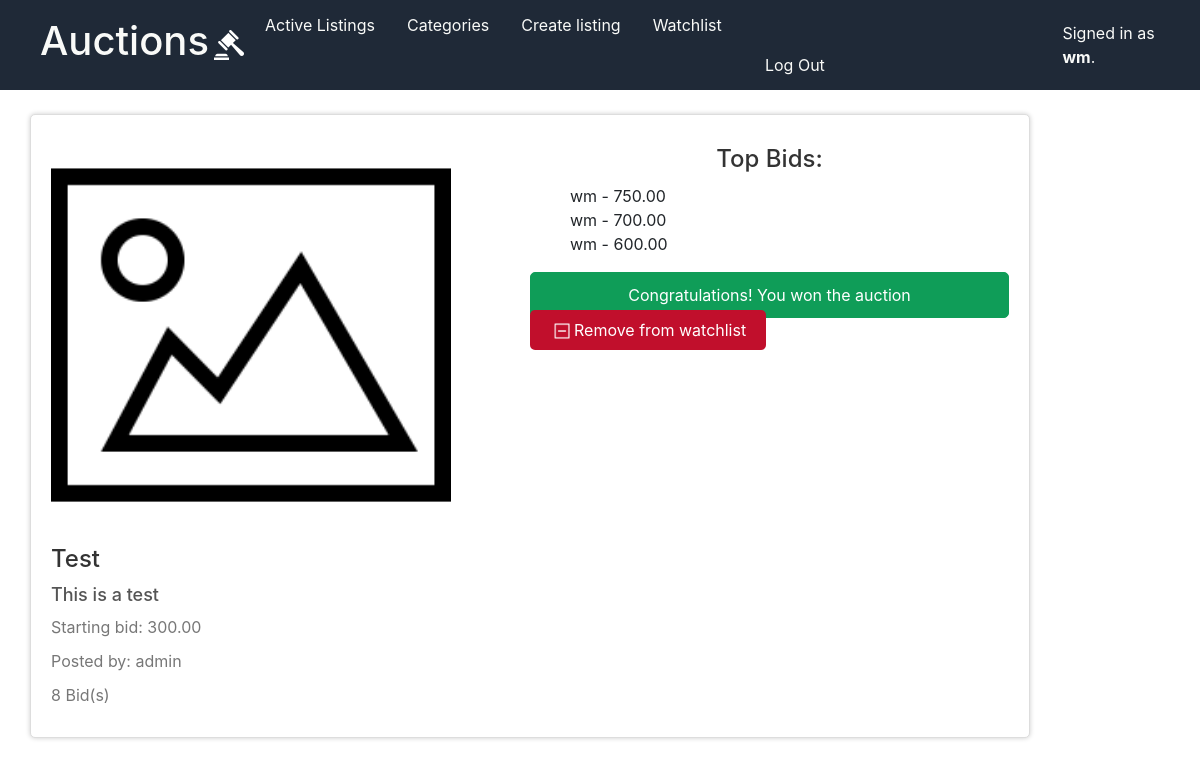
Page /listings/4 (signed in) on the committed database.
### auctions/models.py (models this page shows, shortened)
class User(AbstractUser):
    pass

class AuctionListing(models.Model):
    title = models.CharField(max_length=128)
    description = models.TextField()
    image = models.URLField(blank=True)
    starting_bid = models.DecimalField(decimal_places=2,max_digits=10)
    category = models.ForeignKey(Category,on_delete=models.CASCADE,blank=True)
    status = models.CharField(
    max_length=10,
    choices=[
        ('active', 'Active'),
        ('completed', 'Completed'),
        ('disabled', 'Disabled'),
    ],
    default='active'
    )
    seller = models.ForeignKey(User,on_delete=models.CASCADE,related_name="listing_seller")
    created_at = models.DateTimeField(auto_now_add=True)
    winner = models.ForeignKey(User,null=True,blank=True,on_delete=models.SET_NULL,related_name="listing_winner")

class Bid(models.Model):
    bidder = models.ForeignKey(User,on_delete=models.CASCADE)
    amount = models.DecimalField(decimal_places=2,max_digits=10)
    listing = models.ForeignKey(AuctionListing,on_delete=models.CASCADE)
    timestamp = models.DateTimeField(auto_now_add=True)

### auctions/views.py (the view, shortened to what this page needs)
# urls.py: path("listings/<int:listing_id>",views.listing_view,name="listing_view"),
def listing_view(request,listing_id):
    listing = get_object_or_404(AuctionListing, id=listing_id)
    try:
        watchlist = WatchList.objects.get(user=request.user)
        watchlist_listings = watchlist.listing.all()
    except WatchList.DoesNotExist:
        watchlist_listings = []
    no_of_bids = Bid.objects.filter(listing=listing).count()
    top_bids = Bid.objects.filter(listing=listing).order_by('-amount')[:3]
    winner = None
    if listing.status == 'completed':
        if listing not in watchlist_listings:
            return redirect('auctions:index')
        existing_bids = Bid.objects.filter(listing=listing)
        highest_bid = existing_bids.order_by('-amount').first()
        winner = highest_bid.bidder
        bid_form = None
    return render(request,'auctions/listing.html',{
        "listing": listing,
        "bids": no_of_bids,
        "bid_form": bid_form,
        "top_bids": top_bids,
        "watchlist_listings":watchlist_listings,
        "winner": winner
    })

### auctions/templates/auctions/listing.html (shortened to what this page needs)
{% extends "auctions/layout.html" %}
{% load static %}
{% block body %}
    <div class="listing-info-container">
        <div class="main-listing">
            <div class="listing-info-img-container">
                {% if listing.image == "" %}
                    <img class="listing-info-img" src="{% static "auctions/blank-image.png" %}" alt="Blank Image">
                {%else%}
                    <img class="listing-info-img" src="{{listing.image}}" alt="{{listing.name}}">
                {% endif %}
            </div>
            <h3>{{listing.title}}</h3>
            <h4>{{listing.description}}</h4>
            <p>Starting bid: {{listing.starting_bid}}</p>
            <p>Posted by: {{listing.seller}}</p>
            <p>{{bids}} Bid(s)</p>
        </div>
        <div class="other-listing-info">
            <div class="top-bids">
                {% if top_bids %}
                    <h3 class="top-bids-title">Top Bids:</h3>
                    <ul class="top-bids-list">
                        {% for bid in top_bids %}
                            <li>{{bid.bidder.username}} - {{bid.amount}}</li>
                        {% endfor %}
                    </ul>
                {% endif %}
            </div>
            {% if user.is_authenticated %}
                {% if user == listing.seller %}
                    <a class="close-listing" href="{%url 'auctions:close_listing' listing.id%}">Close Listing</a>
                {%else%}
                    {% if winner is not None %}
                        {%if winner == user%}
                            <div class="winning-msg">Congratulations! You won the auction</div>
                        {%else%}
                            <div class="winning-msg">{{winner}} won the auction.</div>
                        {%endif%}
                    {% endif %}
                    <div class="watchlist-content">
                        {% if listing in watchlist_listings %}
                            <a class="watchlist-remove" href="{%url 'auctions:watchlist_remove' listing.id%}"><img id="minus" src="{% static "auctions/minus.png" %}" >Remove from watchlist</a>
                        {%else%}
                        <a class="watchlist-add" href="{%url 'auctions:watchlist_add' listing.id%}"><img id="add" src="{% static "auctions/add.png" %}" > Add to Watchlist</a>
                        {% endif %}
                    </div>
                {% endif %}
            {% else %}
                <a href="{%url 'auctions:login' %}?next={%url 'auctions:listing_view' listing.id %}">Login to perform more actions</a>
            {% endif %}
        </div>
    </div>
{% endblock %}

### auctions/templates/auctions/layout.html (shortened to what this page needs)
{% load static %}
<!DOCTYPE html>
<html lang="en">
    <head>
        <link rel="stylesheet" href="https://stackpath.bootstrapcdn.com/bootstrap/4.4.1/css/bootstrap.min.css">
        <link href="{% static 'auctions/styles.css' %}" rel="stylesheet">
    </head>
    <body>
        <div class="header">
            <div class="app-name">
                <h1>Auctions</h1>
                <img src="{% static "auctions/auction.png" %}" id="logo" alt="">
            </div>
            <ul class="nav">
                <div class="left-links">
                    <li class="nav-item">
                        <a class="nav-link" href="{% url 'auctions:index' %}">Active Listings</a>
                    </li>
                    <li class="nav-item">
                        <a class="nav-link" href="{% url 'auctions:display_categories' %}">Categories</a>
                    </li>
                    {% if user.is_authenticated %}
                        <li class="nav-item">
                            <a class="nav-link" href="{% url 'auctions:create_listing'%}">Create listing</a>
                        </li>
                        <li class="nav-item">
                            <a class="nav-link" href="{% url 'auctions:watchlist' %}">Watchlist</a>
                        </li>
                    {% endif %}
                </div>
                <div class="right-links">
                    {% if user.is_authenticated %}
                        <li class="nav-item">
                            <a class="nav-link" href="{% url 'auctions:logout' %}">Log Out</a>
                        </li>
                    {% endif %}
            </ul>
                    <div class="current-user-container">
                        {% if user.is_authenticated %}
                        <span id="current-user">  Signed in as <strong>{{ user.username }}</strong>. </span>
                        {% else %}
                        <span id="current-user">Not signed in.</span>
                        {% endif %}
                    </div>
                </div>
        <br>
        {% block body %}
        {% endblock %}
    </body>
</html>

### auctions/static/auctions/styles.css (style rules this page uses)
body { padding: 10px; display: flex; height: 100vh; flex-direction: column; margin: 0; padding: 0; }
.header { background-color: #1f2937; display: flex; justify-content: space-between; margin: 0; padding: 5px 40px; align-items: center; }
.app-name { color: #f9faf8; display: flex; align-items: center; margin: 0 ; }
#logo { width: 40px; height: 40px; padding: 5px; }
.nav { display: flex; align-items: center; margin: 0; padding: 0; }
.nav-link { color: #f9faf8; }
.left-links { display: flex; }
.right-links { display: flex; margin-left: 500px; flex-grow: 1; }
.current-user-container { display: flex; align-items: center; }
#current-user { color: #f9faf8; }
.listing-info-container { display: flex; justify-content: space-between; gap: 30px; max-width: 1000px; margin: 0 30px; background-color: #fff; padding: 20px; border: 1px solid #ddd; border-radius: 5px; box-shadow: 0 0 5px rgba(0, 0, 0, 0.2); }
.other-listing-info { width: 50%; }
.listing-info-img { max-width: 100%; height: 400px; }
h3 { font-size: 24px; margin: 10px 0; color: #333; }
h4 { font-size: 18px; margin: 10px 0; color: #555; }
p { font-size: 16px; margin: 10px 0; color: #777; }
.top-bids-title { text-align: center; }
.top-bids-list { list-style-type: none; }
#minus { width: 20px; height: auto; margin: 2px; }
.watchlist-remove { background-color: #c10f2c; color: #fff; border: none; padding: 10px 20px; border-radius: 5px; cursor: pointer; text-decoration: none; }
.winning-msg { padding: 10px; text-align: center; background-color: #0f9d58 ; border: 1px solid #0f9d58 ; color: #fff; border-radius: 5px; }

### rows in the picture
User: username "wm"
AuctionListing: title "Test", description "This is a test", starting_bid "300.00", seller "admin"
Bid: bidder.username "wm", amount "750.00"
Bid: bidder.username "wm", amount "700.00"
Bid: bidder.username "wm", amount "600.00"

### other values in the picture
{{ bids }} "8"
